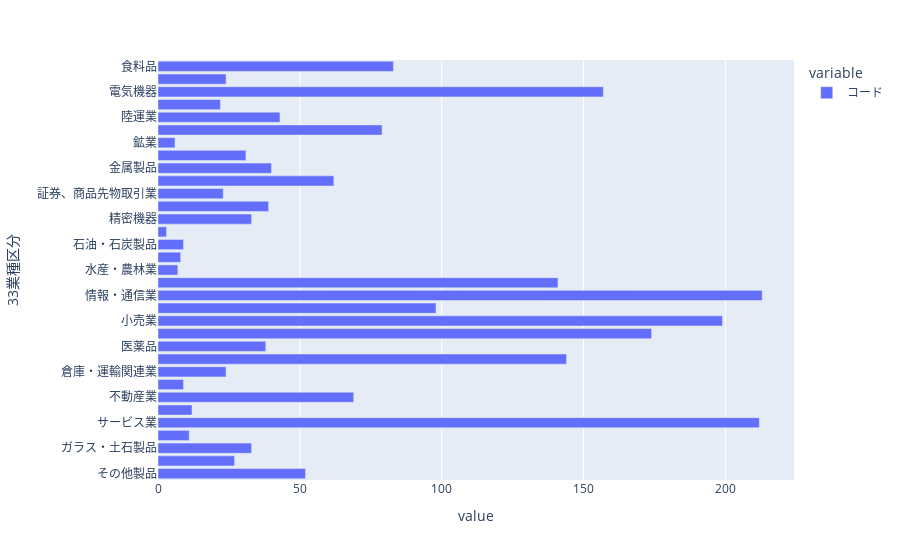

Write notebook code for a chart like this one.
### Markdown cell above
## (参考) 東証における33業種区分での企業数

### Code cell
import pandas as pd
companies = pd.read_csv("TSE_corp_list.csv")

# TSEコードと 33業種区分のみ取り出して，業種区分でグループ化
companies = companies[['コード', '33業種区分']]
kubun = companies.groupby('33業種区分').count()

# 可視化
import plotly_express as px
fig = px.bar(kubun, orientation='h') # orientation='h' は horizontal を意味する
fig.show()

### Figure 1 — Plotly figure (JSON) as saved in the notebook; plotly's stock layout.template omitted (floating-point values rounded to 4 significant figures)
{"data": [{"alignmentgroup": "True", "hovertemplate": "variable=コード<br>value=%{x}<br>33業種区分=%{y}<extra></extra>", "legendgroup": "コード", "marker": {"color": "#636efa"}, "name": "コード", "offsetgroup": "コード", "orientation": "h", "showlegend": true, "textposition": "auto", "type": "bar", "x": [52, 27, 33, 11, 212, 12, 69, 9, 24, 144, 38, 174, 199, 98, 213, 141, 7, 8, 9, 3, 33, 39, 23, 62, 40, 31, 6, 79, 43, 22, 157, 24, 83], "xaxis": "x", "y": ["その他製品", "その他金融業", "ガラス・土石製品", "ゴム製品", "サービス業", "パルプ・紙", "不動産業", "保険業", "倉庫・運輸関連業", "化学", "医薬品", "卸売業", "小売業", "建設業", "情報・通信業", "機械", "水産・農林業", "海運業", "石油・石炭製品", "空運業", "精密機器", "繊維製品", "証券、商品先物取引業", "輸送用機器", "金属製品", "鉄鋼", "鉱業", "銀行業", "陸運業", "電気・ガス業", "電気機器", "非鉄金属", "食料品"], "yaxis": "y"}], "layout": {"barmode": "relative", "legend": {"title": {"text": "variable"}, "tracegroupgap": 0}, "margin": {"t": 60}, "xaxis": {"anchor": "y", "domain": [0, 1], "title": {"text": "value"}}, "yaxis": {"anchor": "x", "domain": [0, 1], "title": {"text": "33業種区分"}}}}
